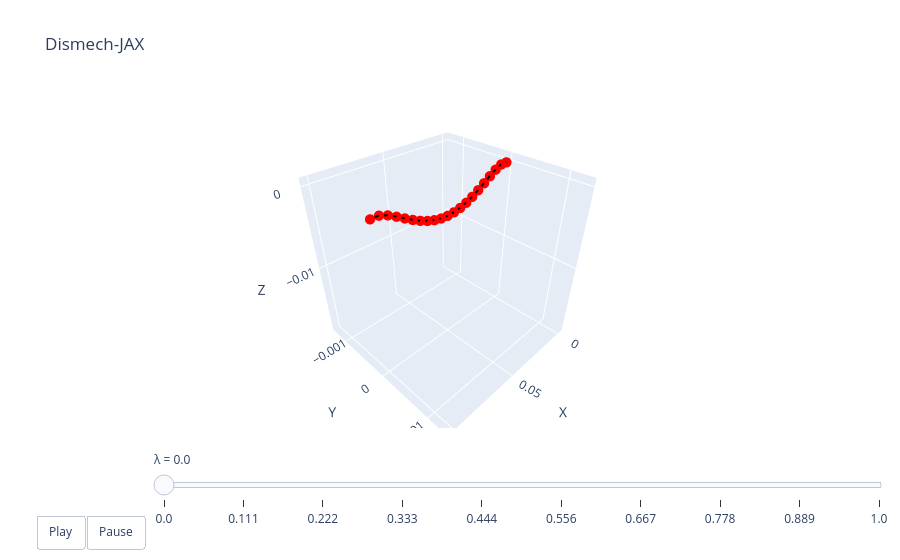

The code cell stored with this chart in its notebook:
### Code cell
lambdas = jnp.linspace(0, 1.0, 10)
xf_test = truth_sim.solve(lambdas, xf0, final_Theta, aux, state, config=hodel.SolverConfig(nsteps=10))
xb_star = jax.vmap(fixed_0, (0, None))(lambdas, aux)
qs = jax.vmap(get_q, (0, 0, None))(xf_test, xb_star, aux)
dismech.animate(lambdas, qs, top)

### Figure 1 — Plotly figure (JSON) as saved in the notebook; plotly's stock layout.template omitted (floating-point values rounded to 4 significant figures)
{"data": [{"line": {"color": "black", "width": 4}, "marker": {"color": "red", "size": 6}, "mode": "lines+markers", "name": "edges", "type": "scatter3d", "x": [0, 0.005, null, 0.005, 0.01, null, 0.01, 0.015, null, 0.015, 0.01998, null, 0.01998, 0.02497, null, 0.02497, 0.02996, null, 0.02996, 0.03497, null, 0.03497, 0.03997, null, 0.03997, 0.04499, null, 0.04499, 0.05, null, 0.05, 0.05501, null, 0.05501, 0.06003, null, 0.06003, 0.06503, null, 0.06503, 0.07004, null, 0.07004, 0.07503, null, 0.07503, 0.08002, null, 0.08002, 0.085, null, 0.085, 0.09, null, 0.09, 0.095, null, 0.095, 0.1, null], "y": [0, 0, null, 0, 0, null, 0, 0, null, 0, 0, null, 0, 0, null, 0, 0, null, 0, 0, null, 0, 0, null, 0, 0, null, 0, 0, null, 0, 0, null, 0, 0, null, 0, 0, null, 0, 0, null, 0, 0, null, 0, 0, null, 0, 0, null, 0, 0, null, 0, 0, null, 0, 0, null], "z": [0, 0, null, 0, -0.0003323, null, -0.0003323, -0.0008222, null, -0.0008222, -0.001362, null, -0.001362, -0.001884, null, -0.001884, -0.002348, null, -0.002348, -0.002729, null, -0.002729, -0.003009, null, -0.003009, -0.003181, null, -0.003181, -0.003238, null, -0.003238, -0.003181, null, -0.003181, -0.003009, null, -0.003009, -0.002729, null, -0.002729, -0.002348, null, -0.002348, -0.001884, null, -0.001884, -0.001362, null, -0.001362, -0.0008222, null, -0.0008222, -0.0003323, null, -0.0003323, 0, null, 0, 0, null]}], "layout": {"scene": {"xaxis": {"range": [-0.005, 0.105], "title": {"text": "X"}}, "yaxis": {"range": [-0.001378, 0.001377], "title": {"text": "Y"}}, "zaxis": {"range": [-0.01971, 0.0009386], "title": {"text": "Z"}}}, "sliders": [{"currentvalue": {"prefix": "λ = "}, "steps": [{"args": [["0.0"], {"frame": {"duration": 50, "redraw": true}, "mode": "immediate"}], "label": "0.0", "method": "animate"}, {"args": [["0.111"], {"frame": {"duration": 50, "redraw": true}, "mode": "immediate"}], "label": "0.111", "method": "animate"}, {"args": [["0.222"], {"frame": {"duration": 50, "redraw": true}, "mode": "immediate"}], "label": "0.222", "method": "animate"}, {"args": [["0.333"], {"frame": {"duration": 50, "redraw": true}, "mode": "immediate"}], "label": "0.333", "method": "animate"}, {"args": [["0.444"], {"frame": {"duration": 50, "redraw": true}, "mode": "immediate"}], "label": "0.444", "method": "animate"}, {"args": [["0.556"], {"frame": {"duration": 50, "redraw": true}, "mode": "immediate"}], "label": "0.556", "method": "animate"}, {"args": [["0.667"], {"frame": {"duration": 50, "redraw": true}, "mode": "immediate"}], "label": "0.667", "method": "animate"}, {"args": [["0.778"], {"frame": {"duration": 50, "redraw": true}, "mode": "immediate"}], "label": "0.778", "method": "animate"}, {"args": [["0.889"], {"frame": {"duration": 50, "redraw": true}, "mode": "immediate"}], "label": "0.889", "method": "animate"}, {"args": [["1.0"], {"frame": {"duration": 50, "redraw": true}, "mode": "immediate"}], "label": "1.0", "method": "animate"}], "transition": {"duration": 0}, "x": 0.1, "y": 0}], "title": {"text": "Dismech-JAX"}, "updatemenus": [{"buttons": [{"args": [null, {"frame": {"duration": 50, "redraw": true}, "fromcurrent": true}], "label": "Play", "method": "animate"}, {"args": [[null], {"frame": {"duration": 0, "redraw": true}, "mode": "immediate"}], "label": "Pause", "method": "animate"}], "direction": "left", "pad": {"r": 10, "t": 87}, "showactive": false, "type": "buttons", "x": 0.1, "xanchor": "right", "y": 0, "yanchor": "top"}]}}
